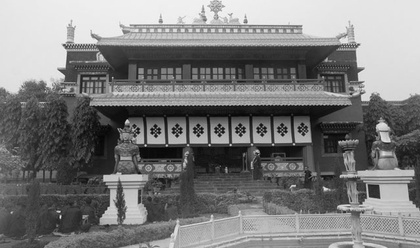
%> input picture Lecciones/Leccion14 03-06-2020/edificio_china.jpg, 420 x 248 px, shrunk from 640 x 378 before the run
$ octave ideal-paso-alto.m   (GNU Octave 9; MATLAB toolbox functions it lacks are replaced by stand-ins)
%> lines starting %> are read from the running program, lines starting %| are printed output that depends on the picture; in (x1, y1, x2, y2) boxes, pixels count from 0 and x2, y2 are one past the last pixel; in counts of white or black regions, pixels touching at a corner belong together; the program's own positions count from 1
% Ejemplo Filtro Ideal (Paso Alto)
clc; clear; close all;
pkg load image;
X = imread('edificio_china.jpg');
%> X is the input picture: size 248x420x3 uint8; min 4, max 250, mean 123.5
subplot(2, 3, 1);
imshow(X);
title('Imagen Original');
X = im2double(X);
%> X: size 248x420x3 double

% Calcular DFT-2D de la imagen
F = fft2(X);
F_shift = fftshift(F);
subplot(2, 3, 2);
imshow(log(1+abs(F_shift)), []);
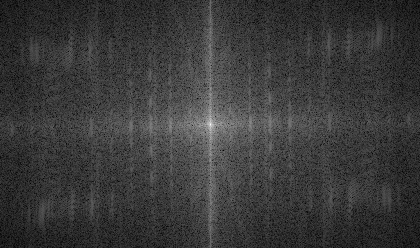
%> displayed picture: size 248x420x3, on the screen's scale of 0 to 255; min 0, max 255, mean 58
title('DFT-2D de la Imagen');

% Calcular el Filtro Ideal en el Dominio de la Frecuencia
% 1. Calcular la matriz de distancia
[m, n] = size(X); dist = zeros(m, n);
%> after `[m, n] = size(X)`: m = 248; n = 1260
m1 = floor(m/2); n1 = floor(n/2);
%> after `m1 = floor(m/2)`: m1 = 124
%> after `n1 = floor(n/2)`: n1 = 630
for i = 1:m
  for j = 1:n
    dist(i, j) = sqrt((i-m1)^2 + (j-n1)^2);
  endfor
endfor
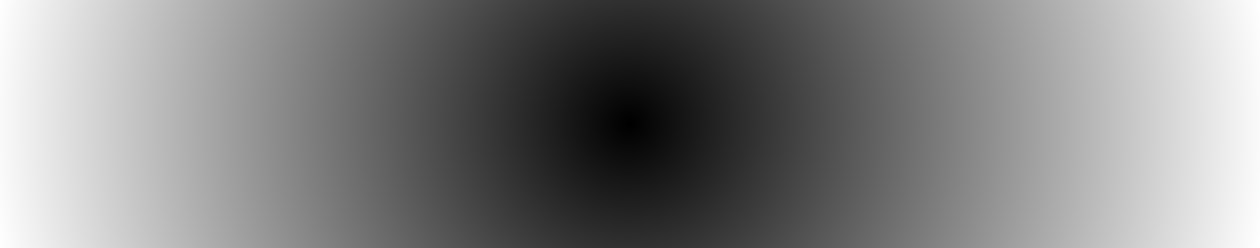
%> dist: size 248x1260 double; min 0, max 642.1, mean 327.8; drawn with min black and max white
% 2. Obtener el Filtro Ideal
H = zeros(m, n); D0 = 50; ind = (dist>D0); H(ind) = 1;
%> after `H(ind) = 1`:
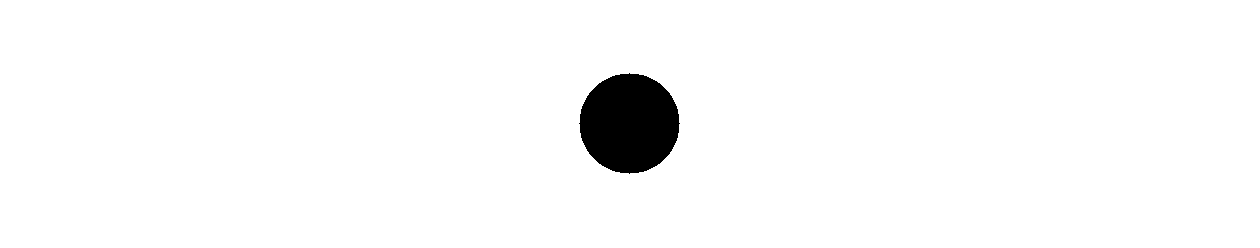
%> H: size 248x1260 double; values 0 (black) and 1 (white), 97.5% white; 1 black region, box (x1, y1, x2, y2) and area: (579, 73, 680, 174) 7845

H_nc = fftshift(H);

subplot(2, 3, 3);
imshow(H_nc);
title('Filtro Ideal (No centrado)')

subplot(2, 3, 4);
imshow(H);
title('Filtro Ideal (Centrado)')
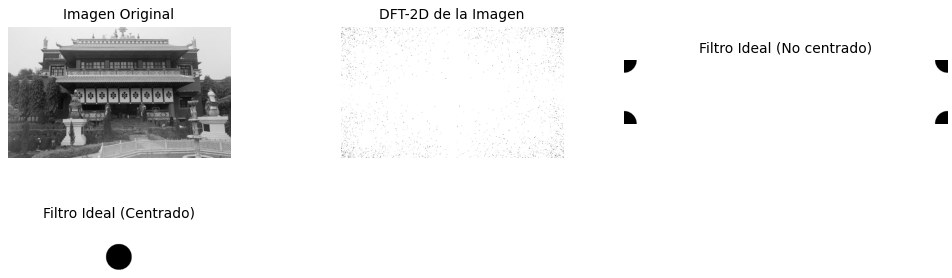
%> figure redrawn from the program's plot data, 4 panels


% Aplicar el filtro
%> (the run ends here)
